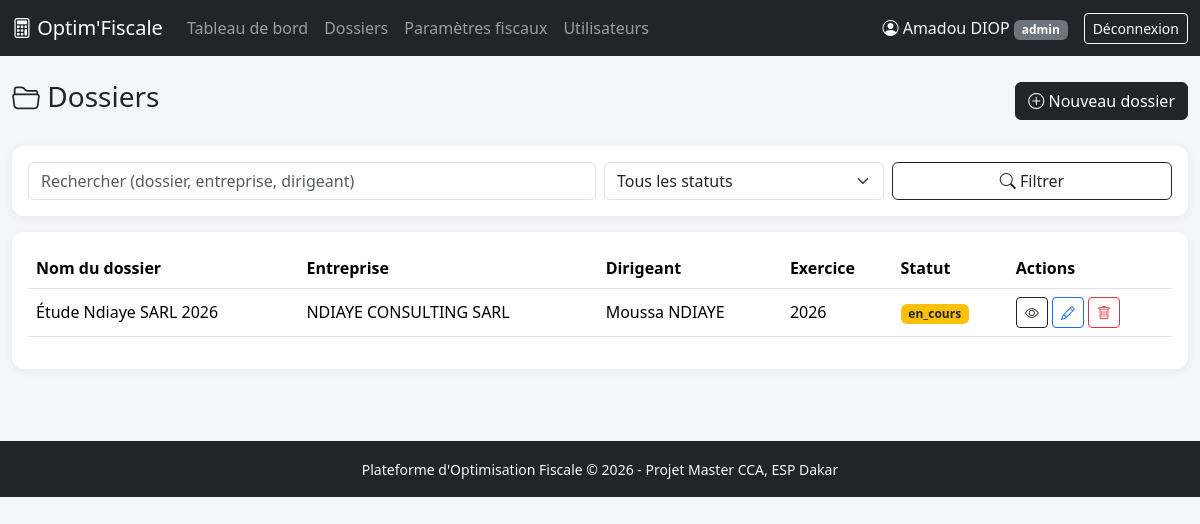
Screenshot of /pages/dossiers_liste.php (signed in) with the database file from the repository.
### tables this page shows
CREATE TABLE dossiers (
    id_dossier          INT AUTO_INCREMENT PRIMARY KEY,
    id_utilisateur      INT NOT NULL,            
    id_client           INT NULL,                
    nom_dossier         VARCHAR(150) NOT NULL,
    nom_entreprise      VARCHAR(150) NULL,
    nom_dirigeant       VARCHAR(150) NULL,
    exercice            YEAR NOT NULL,
    statut              ENUM('brouillon', 'en_cours', 'finalise') NOT NULL DEFAULT 'brouillon',
    date_creation       DATETIME NOT NULL DEFAULT CURRENT_TIMESTAMP,
    date_modification   DATETIME NOT NULL DEFAULT CURRENT_TIMESTAMP ON UPDATE CURRENT_TIMESTAMP,
    FOREIGN KEY (id_utilisateur) REFERENCES utilisateurs(id_utilisateur),
    FOREIGN KEY (id_client) REFERENCES utilisateurs(id_utilisateur)
);

### pages/dossiers_liste.php (the view, shortened to what this page needs)
<?php
$pdo = getPDO();
$recherche   = trim($_GET['q'] ?? '');
$page        = max(1, (int) ($_GET['page'] ?? 1));
$parPage     = 20;
$offset      = ($page - 1) * $parPage;
$conditions = [];
$whereSql = $conditions ? 'WHERE ' . implode(' AND ', $conditions) : '';
$sql = "SELECT * FROM dossiers $whereSql ORDER BY date_creation DESC LIMIT :limite OFFSET :offset";
$stmt = $pdo->prepare($sql);
$stmt->bindValue('limite', $parPage, PDO::PARAM_INT);
$stmt->bindValue('offset', $offset, PDO::PARAM_INT);
$stmt->execute();
$dossiers = $stmt->fetchAll();
require_once __DIR__ . '/../includes/header.php';
?>
<div class="d-flex justify-content-between align-items-center mb-4">
    <h3><i class="bi bi-folder2-open"></i> Dossiers</h3>
    <a href="dossier_ajouter.php" class="btn btn-dark"><i class="bi bi-plus-circle"></i> Nouveau dossier</a>
</div>
<div class="card p-3 mb-3">
    <form method="get" class="row g-2">
        <div class="col-md-6">
            <input type="text" name="q" class="form-control" placeholder="Rechercher (dossier, entreprise, dirigeant)"
                   value="<?= htmlspecialchars($recherche) ?>">
        </div>
        <div class="col-md-3">
            <select name="statut" class="form-select">
                <option value="">Tous les statuts</option>
            </select>
        </div>
        <div class="col-md-3">
            <button type="submit" class="btn btn-outline-dark w-100"><i class="bi bi-search"></i> Filtrer</button>
        </div>
    </form>
</div>
<div class="card p-3">
    <div class="table-responsive">
        <table class="table table-hover align-middle">
            <thead>
                <tr>
                    <th>Nom du dossier</th>
                    <th>Entreprise</th>
                    <th>Dirigeant</th>
                    <th>Exercice</th>
                    <th>Statut</th>
                    <th>Actions</th>
                </tr>
            </thead>
            <tbody>
            <?php foreach ($dossiers as $d): ?>
                <tr>
                    <td><?= htmlspecialchars($d['nom_dossier']) ?></td>
                    <td><?= htmlspecialchars($d['nom_entreprise'] ?? '—') ?></td>
                    <td><?= htmlspecialchars($d['nom_dirigeant'] ?? '—') ?></td>
                    <td><?= htmlspecialchars($d['exercice']) ?></td>
                    <td>
                        <span class="badge bg-<?= $d['statut'] === 'finalise' ? 'success' : ($d['statut'] === 'en_cours' ? 'warning text-dark' : 'secondary') ?>">
                            <?= htmlspecialchars($d['statut']) ?>
                        </span>
                    </td>
                    <td>
                        <a href="dossier_voir.php?id=<?= $d['id_dossier'] ?>" class="btn btn-sm btn-outline-dark"><i class="bi bi-eye"></i></a>
                        <a href="dossier_modifier.php?id=<?= $d['id_dossier'] ?>" class="btn btn-sm btn-outline-primary"><i class="bi bi-pencil"></i></a>
                        <?php if ($_SESSION['role'] === 'admin'): ?>
                        <a href="dossier_supprimer.php?id=<?= $d['id_dossier'] ?>" class="btn btn-sm btn-outline-danger"
                           onclick="return confirm('Supprimer définitivement ce dossier ?');"><i class="bi bi-trash"></i></a>
                        <?php endif; ?>
                    </td>
                </tr>
            <?php endforeach; ?>
            </tbody>
        </table>
    </div>
</div>
<?php require_once __DIR__ . '/../includes/footer.php'; ?>

### assets/css/style.css (style rules this page uses)
body { background-color: #f4f6f9; }
.card { border: none; border-radius: 12px; box-shadow: 0 2px 10px rgba(0,0,0,0.06); }
.table thead { background-color: #2c3e50; color: #fff; }

### rows the page displays
dossiers: nom_dossier "Étude Ndiaye SARL 2026", nom_entreprise "NDIAYE CONSULTING SARL", nom_dirigeant "Moussa NDIAYE", exercice "2026", statut "en_cours"

### other values shown
$_SESSION['nom_complet'] "Amadou DIOP"
$_SESSION['role'] "admin"
